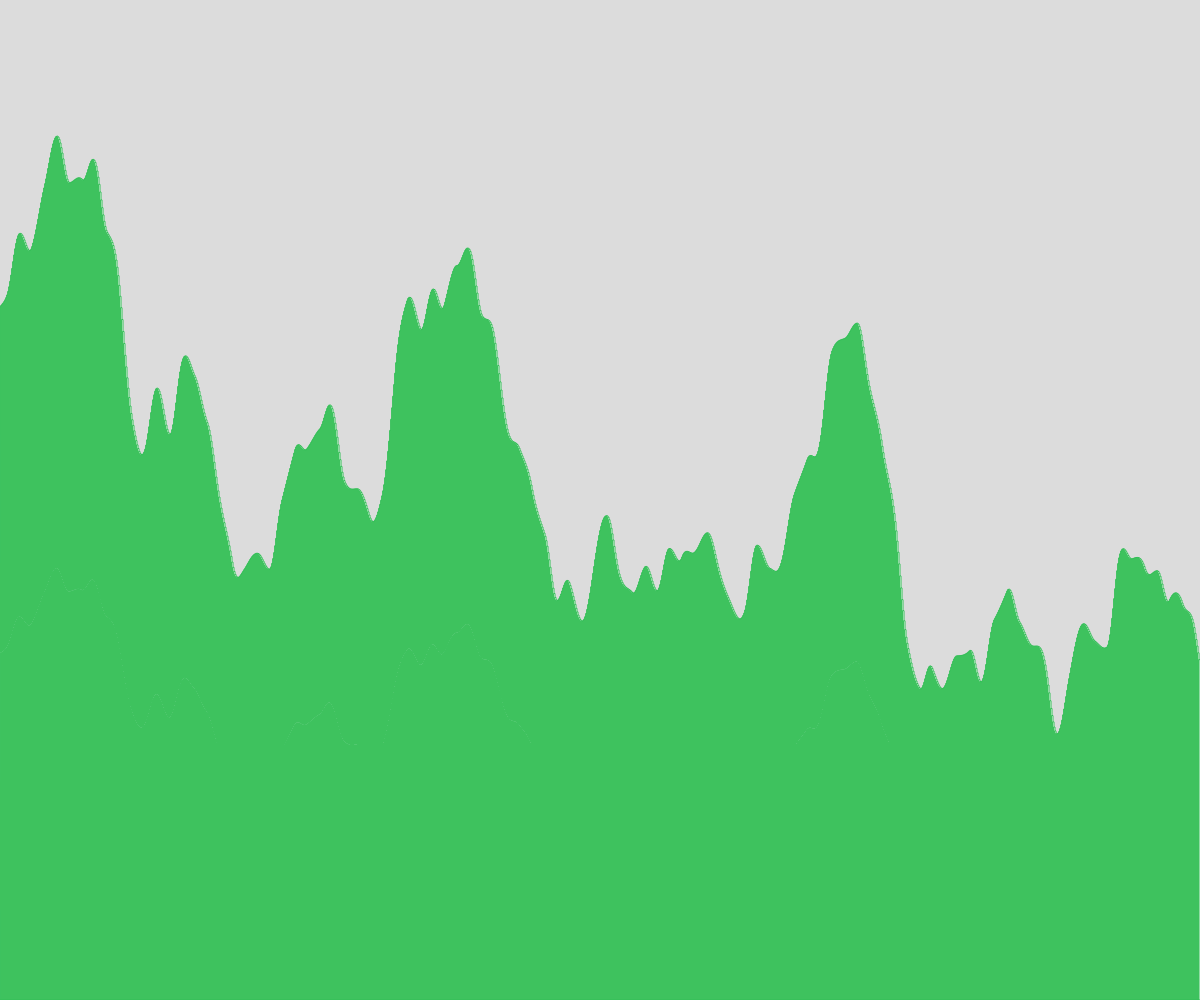
Frame 1 (no input)
Frame 60 (no input): identical to frame 1, image omitted
Frame 120 (the mouse pressed at the canvas centre since frame 60): identical to frame 1, image omitted

The p5.js sketch that drew this single still picture (run headless with seeded random() and noise() and a simulated clock; from frame 60 on, the mouse is pressed at the canvas centre):

// p5.js sketch
// ── sketch.js
// Project Title
// Your Name
// Date
//
// Extra for Experts:
// - describe what you did to take this project "above and beyond"
let rectChange = 0;
let tTime;

function setup() {
  createCanvas(windowWidth, windowHeight);
  tTime = random(100);
  background(220);
  rectMode(CORNERS);
  rectChange = 1;
  stroke(random(255),random(255),random(255));
  generateTerrain();
}

function draw() {    
}
function drawFlag(){


}


function generateTerrain(){
  for(let i = 0; i < width; i += 1){
    rect(i,height,i+rectChange,map(noise(tTime),0,1,0,height));
    tTime += 0.01;
    // x += 20;
  }
}

function keyPressed(){
  if (keyCode === UP_ARROW){
    background(220);
    stroke(random(255),random(255),random(255));
    fill(random(255),random(255),random(255));
    generateTerrain();
  }
  else if (keyCode === RIGHT_ARROW){
    background(220);
    rectChange += 5;
    stroke(random(255),random(255),random(255));
    fill(random(255),random(255),random(255));
    generateTerrain();
  }
  else if(keyCode === LEFT_ARROW){
    background(220);
    rectChange -= 5;
    stroke(random(255),random(255),random(255));
    fill(random(255),random(255),random(255));
    generateTerrain();
  }
}
